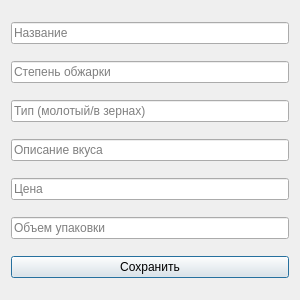
<?xml version="1.0" encoding="UTF-8"?>
<ui version="4.0">
 <class>Dialog</class>
 <widget class="QDialog" name="Dialog">
  <property name="geometry">
   <rect>
    <x>0</x>
    <y>0</y>
    <width>300</width>
    <height>300</height>
   </rect>
  </property>
  <layout class="QVBoxLayout" name="verticalLayout">
   <item>
    <widget class="QLineEdit" name="nameEdit">
     <property name="placeholderText">
      <string>Название</string>
     </property>
    </widget>
   </item>
   <item>
    <widget class="QLineEdit" name="roastLevelEdit">
     <property name="placeholderText">
      <string>Степень обжарки</string>
     </property>
    </widget>
   </item>
   <item>
    <widget class="QLineEdit" name="typeEdit">
     <property name="placeholderText">
      <string>Тип (молотый/в зернах)</string>
     </property>
    </widget>
   </item>
   <item>
    <widget class="QLineEdit" name="tasteEdit">
     <property name="placeholderText">
      <string>Описание вкуса</string>
     </property>
    </widget>
   </item>
   <item>
    <widget class="QLineEdit" name="priceEdit">
     <property name="placeholderText">
      <string>Цена</string>
     </property>
    </widget>
   </item>
   <item>
    <widget class="QLineEdit" name="packageSizeEdit">
     <property name="placeholderText">
      <string>Объем упаковки</string>
     </property>
    </widget>
   </item>
   <item>
    <widget class="QPushButton" name="saveButton">
     <property name="text">
      <string>Сохранить</string>
     </property>
    </widget>
   </item>
  </layout>
 </widget>
 <resources/>
 <connections/>
</ui>
